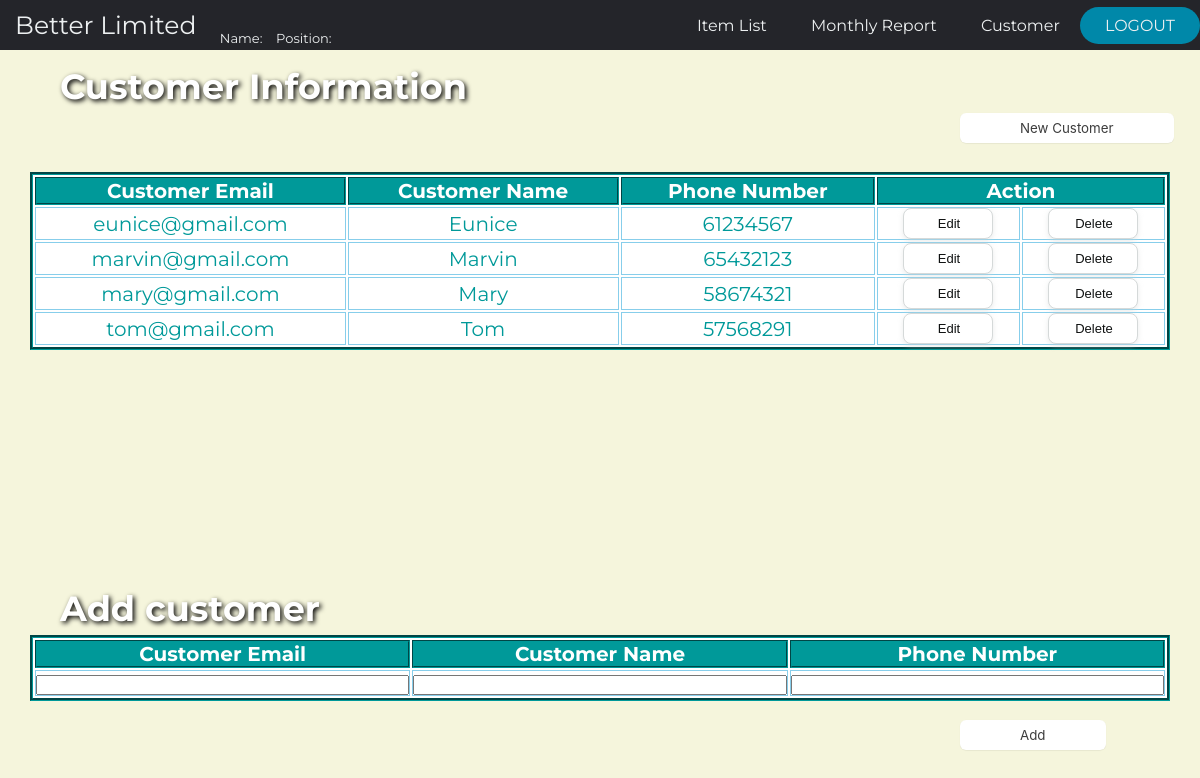
/project/customer.php, run on the app's committed database.
### tables this page shows
CREATE TABLE `customer` (
  `customerEmail` varchar(50) NOT NULL,
  `customerName` varchar(100) NOT NULL,
  `phoneNumber` varchar(255) DEFAULT NULL
);

### project/customer.php (the view, shortened to what this page needs)
<?php
$staffName = $_SESSION['staffName'];
$position = $_SESSION['position'];
if (!empty($_POST)) {
    extract($_POST);
    require_once('conn.php');
    switch ($_POST['submit']) {
        case "Edit":
            $sql = "UPDATE customer SET customerEmail = '$email', customerName = '$name', phoneNumber = '$phone' WHERE customerEmail = '$email';";
            $rs = mysqli_query($conn, $sql)
            or die(mysqli_error($conn));
            echo '<script>alert("Update successful, customer email: ' . $email . '");
            window.location.href="customer.php";</script>';
            break;
        case "Add":
            $sql = "INSERT INTO customer (customerEmail, customerName, phoneNumber) VALUES ('$email', '$name', '$phone')";
            $rs = mysqli_query($conn, $sql)
            or die(mysqli_error($conn));
            echo '<script>alert("Insert successful, new customer email: ' . $email . '");
            window.location.href="customer.php";</script>';
            break;
        case "Delete":
            $sql = "SELECT orderID FROM orders WHERE customerEmail = '$email';";
            $rs = mysqli_query($conn, $sql)
            or die(mysqli_error($conn));
            $cusOrders = array();
            while ($row = mysqli_fetch_assoc($rs)) {
                $cusOrders[] = $row['orderID'];
            }
            $cusOrders = array_unique($cusOrders);
            foreach ($cusOrders as $value) {
                $rs = mysqli_query($conn, "DELETE FROM  itemorders WHERE orderID = '$value';");
                $rs = mysqli_query($conn, "DELETE FROM  orders WHERE orderID = '$value';");
            }
            $sql = "DELETE FROM customer WHERE customerEmail = '$email';";
            $rs = mysqli_query($conn, $sql)
            or die(mysqli_error($conn));
            echo '<script>alert("Delete successful, customer email: ' . $email . ' and related data has been deleted!");
            window.location.href="customer.php";</script>';
            break;
        default:
            echo "Wrong action.";
    }
} else {
    ?>
    <!DOCTYPE html>
    <html lang="en">
    <head>
        <link rel="stylesheet" href="css/customer.css">
    </head>
    <body>
    <header>
        <label class="position">
            <a href="menu.php" class="band">Better Limited</a> &nbsp;&nbsp;
            <p> Name: <?php echo $staffName ?> &nbsp;&nbsp;
                Position: <?php echo $position ?></p>
        </label>
        <nav>
            <ul class="nav_links">
                <li><a href="item.php" class="menubtn">Item List</a></li>
                <li><a href="report.php" class="menubtn">Monthly Report</a></li>
                <li><a href="customer.php" class="menubtn">Customer</a></li>
            </ul>
        </nav>
        <a href="index.php">
            <button class="log">LOGOUT</button>
        </a>
    </header>
    <h1 class="title">Customer Information</h1>
    <button class="button-11" onclick="location.href='customer.php'" type="button">New Customer</button>
    <br>
    <div class="scroll">
    <table >
        <tr>
            <th>Customer Email</th>
            <th>Customer Name</th>
            <th>Phone Number</th>
            <th colspan="2">Action</th>
        </tr>
        <?php
        require_once('conn.php');
        $sql = "SELECT * FROM Customer";
        $rs = mysqli_query($conn, $sql)
        or die(mysqli_error($conn));
        while ($rc = mysqli_fetch_assoc($rs)) {
            extract($rc);
            echo "
                    <tr>
                    <div>
                        <td>$customerEmail</td>
                        <td>$customerName</td>
                        <td>$phoneNumber</td>
                        <td><a href='customer.php?editCustomer=$customerEmail' class='btn'>Edit</td>
                        <td><a href='customer.php?deleteCustomer=$customerEmail' class='btn'>Delete</td>
                    </div>
                    </tr>";
        }
        ?>
    </table>
    </div>
    <?php
    if (!empty($_GET) && !empty($_GET['editCustomer'])) {
        require_once('conn.php');
        $sql = "SELECT * FROM customer WHERE customerEmail = '" . $_GET['editCustomer'] . "'";
        $rs = mysqli_query($conn, $sql)
        or die(mysqli_error($conn));
        $row = mysqli_fetch_array($rs);
        $email = $row['customerEmail'];
        $name = $row['customerName'];
        $phone = $row['phoneNumber'];
        ?>
        <h2 class="title">Edit customer</h2>
        <form action="customer.php" method="post">
            <div class="overflow">
            <table>
                <tr>
                    <th>Customer Email</th>
                    <th>Customer Name</th>
                    <th>Phone Number</th>
                </tr>
                <tr>
                    <td><input type="email" name="email" value="<?php echo $email; ?>" readonly></td>
                    <td><input type="text" name="name" value="<?php echo $name; ?>" required></td>
                    <td><input type="text" name="phone" onkeypress="return onlyNumberKey(event)" minlength="8" maxlength="8" value="<?php echo $phone; ?>"></td>
                </tr>
            </table>
            </div>
            <br>
            <input type="submit" class="button-11" name="submit" value="Edit">
        </form>
        <?php
    } else {
        ?>
        <h2 class="title">Add customer</h2>
        <form action="customer.php" method="post">
            <table>
                <tr>
                    <th>Customer Email</th>
                    <th>Customer Name</th>
                    <th>Phone Number</th>
                </tr>
                <tr>
                    <td><input type="email" name="email" required></td>
                    <td><input type="text" name="name" required></td>
                    <td><input type="text" name="phone" onkeypress="return onlyNumberKey(event)" minlength="8" maxlength="8"></td>
                </tr>
            </table>
            <br>
            <input type="submit" name="submit" class="button-11" value="Add">
        </form>
        <?php
    }
    ?>
    </body>
    </html>
    <?php
}
?>

### project/css/customer.css (style rules this page uses)
* { box-sizing: border-box; margin: 0; padding: 0; font-family: 'Montserrat', sans-serif; }
body { background-color: beige; }
li, .menubtn, .log, .band,p { font-family: 'Montserrat', sans-serif; font-size: 16px; color: #edf0f1; text-decoration: none; white-space: nowrap; }
header { display: flex; justify-content: flex-end; align-items: center; background-color: #24252A; }
p { margin-top: 30px; font-size: 13px; }
.band { font-size: 25px; padding: 10px 5%; }
.position { margin-right: auto; display: flex; }
.nav_links { list-style: none; }
.nav_links li { display: inline-block; padding: 0 20px; }
.nav_links li a { transition: all 0.3s ease 0s; }
.log { padding: 9px 25px; background-color: rgba(0, 136, 169, 1); border: none; border-radius: 50px; cursor: pointer; transition: all 0.3s ease 0s; }
.title { margin-top: 10px; font-size: 35px; color: white; text-shadow: 2px 2px 5px black; padding: 5px 5%; }
.scroll { height:400px; overflow:auto; }
table { margin-left: auto; margin-right: auto; width: 95%; border: 3px groove #009999; color: #009999; font-size: 20px; text-align: center; background-color: white; }
th { background-color: #009999; color: white; white-space: nowrap; border: 2px groove #009999; }
td { border: 1px groove skyblue; }
a { color: #191919; }
a:link { text-decoration: none; }
input[type=text], input[type=email] { width: 100%; text-align: center ; }
.button-11 { margin-bottom: 10px; white-space: nowrap; margin-left: 80%; display: flex; flex-direction: column; align-items: center; padding: 7px 5%; font-family: -apple-system, BlinkMacSystemFont, 'Roboto', sans-serif; border-radius: 6px; color: #3D3D3D; background: #fff; border: none; box-shadow: 0px 0.5px 1px rgba(0, 0, 0, 0.1); user-select: none; -webkit-user-select: none; touch-action: manipulation; }
.btn { background-color: #fff; border: 1px solid #d5d9d9; border-radius: 8px; box-shadow: rgba(213, 217, 217, .5) 0 2px 5px 0; box-sizing: border-box; color: #0f1111; cursor: pointer; display: inline-block; font-family: "Amazon Ember", sans-serif; font-size: 13px; line-height: 29px; padding: 0 10px 0 11px; position: relative; text-align: center; text-decoration: none; user-select: none; -webkit-user-select: none; touch-action: manipulation; vertical-align: middle; width: 90px; }

### data on the page
customer: customerEmail "eunice@gmail.com", customerName "Eunice", phoneNumber "61234567"
customer: customerEmail "marvin@gmail.com", customerName "Marvin", phoneNumber "65432123"
customer: customerEmail "mary@gmail.com", customerName "Mary", phoneNumber "58674321"
customer: customerEmail "tom@gmail.com", customerName "Tom", phoneNumber "57568291"
